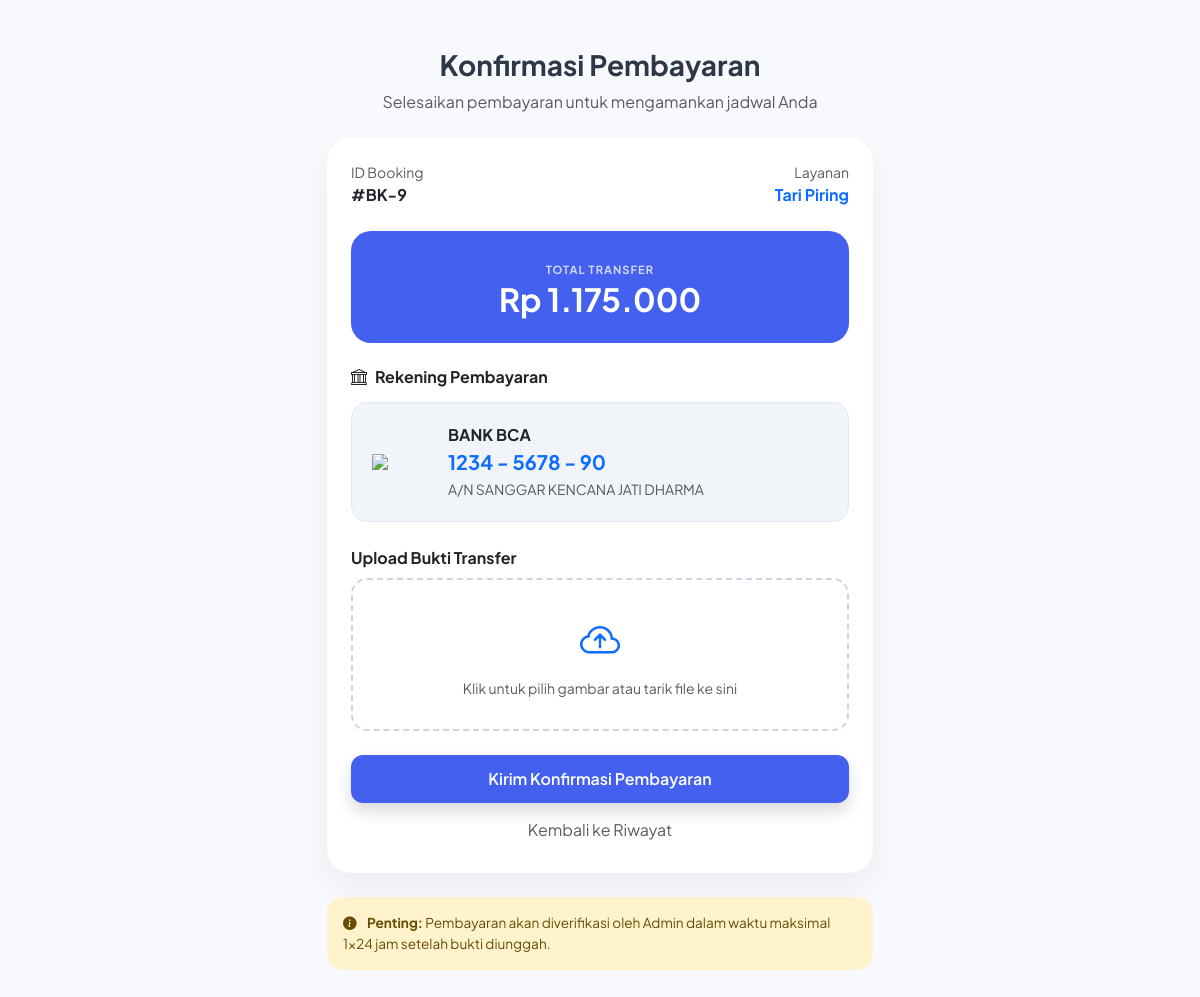
The page /customer/pembayaran.php?id=9 (signed in) on the database its author committed.
### tables this page shows
CREATE TABLE `bookings` (
  `id` int NOT NULL,
  `user_id` int NOT NULL,
  `kategori_alamat` text,
  `kategori_daerah` varchar(100) DEFAULT NULL,
  `id_tarian` int NOT NULL,
  `jenis_acara` varchar(50) DEFAULT NULL,
  `tanggal_booking` date NOT NULL,
  `jam_mulai` time NOT NULL,
  `total_harga` int DEFAULT NULL,
  `durasi_jam` int DEFAULT '1',
  `jumlah_penari` int DEFAULT '1',
  `status` enum('pending','diterima','ditolak') DEFAULT 'pending',
  `catatan` text,
  `alasan_tolak` text,
  `created_at` timestamp NULL DEFAULT CURRENT_TIMESTAMP,
  `bukti_pembayaran` varchar(255) DEFAULT NULL,
  `status_bayar` enum('belum','menunggu verifikasi','lunas') DEFAULT 'belum'
);

CREATE TABLE `tarian` (
  `id` int NOT NULL,
  `nama_tarian` varchar(100) NOT NULL,
  `asal_daerah` varchar(100) DEFAULT NULL,
  `harga_dasar` int DEFAULT NULL,
  `alamat` varchar(255) DEFAULT NULL,
  `deskripsi` text,
  `gambar` varchar(255) DEFAULT NULL,
  `minimal_penari` int DEFAULT '1'
);

### customer/pembayaran.php (the view, shortened to what this page needs)
<?php
include "../config/koneksi.php";
$id_booking = $_GET['id'];
$user_id = $_SESSION['user_id'];
$query = "SELECT bookings.*, tarian.nama_tarian
          FROM bookings
          JOIN tarian ON bookings.id_tarian = tarian.id
          WHERE bookings.id = ? AND bookings.user_id = ? AND bookings.status = 'diterima'";
$stmt = $koneksi->prepare($query);
$stmt->bind_param("ii", $id_booking, $user_id);
$stmt->execute();
$result = $stmt->get_result();
$data = $result->fetch_assoc();
?>
<!DOCTYPE html>
<html lang="id">
<head>
    <link href="https://cdn.jsdelivr.net/npm/bootstrap@5.3.2/dist/css/bootstrap.min.css" rel="stylesheet">
    <link href="https://cdn.jsdelivr.net/npm/bootstrap-icons/font/bootstrap-icons.css" rel="stylesheet">
</head>
<body>
<div class="container py-5">
    <div class="row justify-content-center">
        <div class="col-md-6">
            <div class="text-center mb-4">
                <h3 class="fw-bold">Konfirmasi Pembayaran</h3>
                <p class="text-muted">Selesaikan pembayaran untuk mengamankan jadwal Anda</p>
            </div>
            <div class="card payment-card p-4 mb-4">
                <div class="d-flex justify-content-between align-items-center mb-4">
                    <div>
                        <small class="text-muted d-block">ID Booking</small>
                        <span class="fw-bold">#BK-<?= $data['id'] ?></span>
                    </div>
                    <div class="text-end">
                        <small class="text-muted d-block">Layanan</small>
                        <span class="fw-bold text-primary"><?= $data['nama_tarian'] ?></span>
                    </div>
                </div>
                <div class="total-badge text-center mb-4">
                    <small class="opacity-75 text-uppercase fw-bold" style="font-size: 0.7rem; letter-spacing: 1px;">Total Transfer</small>
                    <h2 class="fw-bold mb-0">Rp <?= number_format($data['total_harga'], 0, ',', '.') ?></h2>
                </div>
                <h6 class="fw-bold mb-3"><i class="bi bi-bank me-2"></i>Rekening Pembayaran</h6>
                <div class="bank-box mb-4">
                    <div class="d-flex align-items-center">
                        <img src="https://upload.wikimedia.org/wikipedia/commons/5/5c/Bank_Central_Asia.svg" width="60" class="me-3">
                        <div>
                            <div class="fw-bold text-dark">BANK BCA</div>
                            <div class="fs-5 text-primary fw-bold">1234 - 5678 - 90</div>
                            <small class="text-muted text-uppercase">A/N SANGGAR KENCANA JATI DHARMA</small>
                        </div>
                    </div>
                </div>
                <form action="proses_pembayaran.php" method="POST" enctype="multipart/form-data">
                    <div class="mb-4">
                        <label class="form-label fw-bold">Upload Bukti Transfer</label>
                        <div class="upload-area" onclick="document.getElementById('fileInput').click()">
                            <i class="bi bi-cloud-arrow-up fs-1 text-primary"></i>
                            <p class="mb-0 mt-2 small text-muted" id="fileName">Klik untuk pilih gambar atau tarik file ke sini</p>
                        </div>
                    </div>
                    <button type="submit" class="btn btn-primary w-100 shadow">
                        Kirim Konfirmasi Pembayaran
                    </button>
                    <a href="riwayat_booking.php" class="btn btn-link w-100 text-muted mt-2 text-decoration-none small">Kembali ke Riwayat</a>
                </form>
            </div>
            <div class="alert alert-warning border-0 rounded-4" style="font-size: 0.85rem;">
                <i class="bi bi-info-circle-fill me-2"></i> <strong>Penting:</strong> Pembayaran akan diverifikasi oleh Admin dalam waktu maksimal 1x24 jam setelah bukti diunggah.
            </div>
        </div>
    </div>
</div>
</body>
</html>

### customer/pembayaran.php (style rules this page uses)
body { font-family: 'Plus Jakarta Sans', sans-serif; background: #f8f9fc; color: #2d3748; }
.payment-card { border: none; border-radius: 24px; box-shadow: 0 15px 35px rgba(0,0,0,0.05); background: #fff; }
.bank-box { background: #f1f5f9; border-radius: 16px; padding: 20px; border: 1px solid #e2e8f0; }
.total-badge { background: #4361ee; color: #fff; padding: 25px; border-radius: 20px; }
.upload-area { border: 2px dashed #cbd5e1; border-radius: 16px; padding: 30px; text-align: center; cursor: pointer; transition: 0.3s; }
.btn-primary { background: #4361ee; border: none; border-radius: 12px; padding: 12px; font-weight: 600; }

### rows shown on the page
bookings: id "9", id_tarian.nama_tarian "Tari Piring", total_harga "1.175.000"
